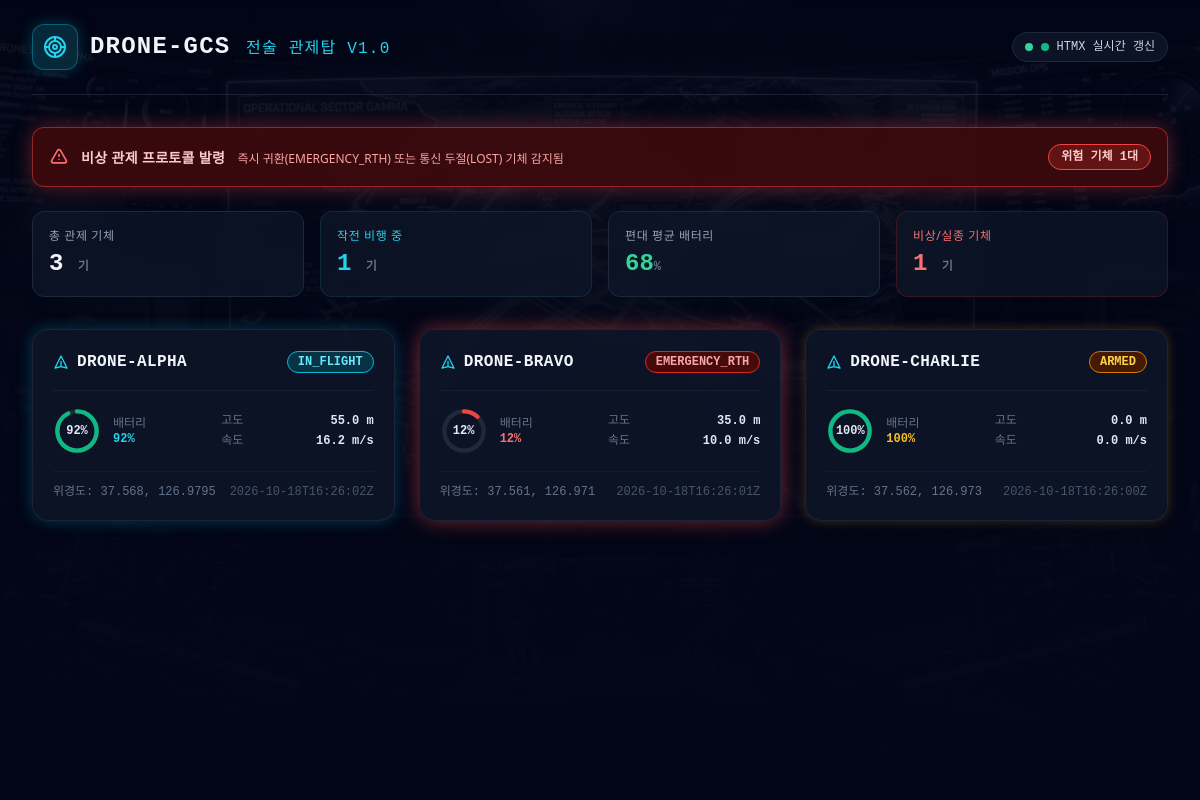
The page / on the database its author committed.
### tables this page shows
CREATE TABLE telemetry_logs (id INTEGER PRIMARY KEY AUTOINCREMENT, drone_id TEXT NOT NULL, latitude REAL NOT NULL, longitude REAL NOT NULL, altitude REAL NOT NULL, speed REAL NOT NULL, battery INTEGER NOT NULL, status TEXT NOT NULL, timestamp TEXT NOT NULL, created_at TIMESTAMP DEFAULT CURRENT_TIMESTAMP);

### src/features/dashboard/shell/dashboard_routes.py (the view)
@router.get("/", response_class=HTMLResponse)
def get_dashboard_page(request: Request) -> Any:
    records = get_all_active_drones_latest()
    summary = compute_dashboard_summary(records)
    return templates.TemplateResponse(
        request=request,
        name="dashboard.html",
        context={"summary": summary},
    )

### src/features/dashboard/shell/templates/dashboard.html (shortened to what this page needs)
{% extends "base.html" %}
{% block content %}
<header class="flex items-center justify-between pb-6 mb-8 border-b border-slate-800/80">
  <div class="flex items-center space-x-3">
    <div class="p-2.5 rounded-xl bg-cyan-950/80 border border-cyan-500/40 text-cyan-400 shadow-[0_0_15px_rgba(6,182,212,0.3)]">
    </div>
    <div>
      <h1 class="text-xl md:text-2xl font-bold font-mono tracking-wider text-slate-100 uppercase">
        DRONE-GCS <span class="text-cyan-400 font-normal text-sm md:text-base">전술 관제탑 v1.0</span>
      </h1>
    </div>
  </div>
  <div class="flex items-center space-x-2 px-3 py-1.5 rounded-full bg-slate-900/80 border border-slate-800 text-xs font-mono">
    <span class="w-2 h-2 rounded-full bg-emerald-400 animate-ping"></span>
    <span class="w-2 h-2 rounded-full bg-emerald-500 -ml-3"></span>
    <span class="text-slate-300">HTMX 실시간 갱신</span>
  </div>
</header>
<div id="drone-stream-container"
     hx-get="/api/features/dashboard/stream"
     hx-trigger="every 2s"
     hx-swap="innerHTML">
  {% include "drone_card_fragment.html" %}
</div>
{% endblock %}

### src/templates/base.html (shortened to what this page needs)
<!DOCTYPE html>
<html lang="ko" class="h-full bg-slate-950">
<head>
  <script src="https://cdn.tailwindcss.com"></script>
</head>
<body class="min-h-[100dvh] w-full max-w-full overflow-x-hidden bg-slate-950 text-slate-100 font-sans antialiased pb-24 pb-[calc(6rem+env(safe-area-inset-bottom))]">
  <div class="fixed inset-0 pointer-events-none z-0 overflow-hidden">
    <img src="/static/images/drone_gcs_hero.jpg" alt="관제 백드롭" class="w-full h-full object-cover opacity-20 filter grayscale contrast-125">
    <div class="absolute inset-0 bg-gradient-to-t from-slate-950 via-slate-950/85 to-slate-950/60"></div>
  </div>
  <div class="relative z-10 w-full max-w-7xl mx-auto px-4 sm:px-6 lg:px-8 py-6">
    {% block content %}{% endblock %}
  </div>
</body>
</html>

### src/features/dashboard/shell/templates/drone_card_fragment.html (shortened to what this page needs)
{% if summary.has_emergency %}
<div class="mb-6 p-4 rounded-xl border border-red-500/50 bg-red-950/80 backdrop-blur-md text-red-200 flex items-center justify-between shadow-[0_0_20px_rgba(239,68,68,0.4)] animate-pulse">
  <div class="flex items-center space-x-3">
    <svg class="w-5 h-5 text-red-400 stroke-current flex-shrink-0" fill="none" viewBox="0 0 24 24" stroke-width="2">
      <path stroke-linecap="round" stroke-linejoin="round" d="M12 9v2m0 4h.01m-6.938 4h13.856c1.54 0 2.502-1.667 1.732-3L13.732 4c-.77-1.333-2.694-1.333-3.464 0L3.34 16c-.77 1.333.192 3 1.732 3z"/>
    </svg>
    <div>
      <span class="font-bold text-sm tracking-wide">비상 관제 프로토콜 발령</span>
      <span class="text-xs text-red-300 ml-2">즉시 귀환(EMERGENCY_RTH) 또는 통신 두절(LOST) 기체 감지됨</span>
    </div>
  </div>
  <div class="text-xs font-mono font-bold px-3 py-1 bg-red-900/60 border border-red-500 rounded-full">
    위험 기체 {{ summary.emergency_count }}대
  </div>
</div>
{% endif %}
<div class="grid grid-cols-2 md:grid-cols-4 gap-4 mb-8">
  <div class="p-4 rounded-xl bg-slate-900/70 backdrop-blur-md border border-slate-800 shadow-lg">
    <div class="text-xs text-slate-400 uppercase tracking-wider mb-1">총 관제 기체</div>
    <div class="text-2xl font-bold font-mono text-slate-100 tabular-nums">{{ summary.total_drones }} <span class="text-xs text-slate-500">기</span></div>
  </div>
  <div class="p-4 rounded-xl bg-slate-900/70 backdrop-blur-md border border-cyan-900/40 shadow-lg">
    <div class="text-xs text-cyan-400 uppercase tracking-wider mb-1">작전 비행 중</div>
    <div class="text-2xl font-bold font-mono text-cyan-400 tabular-nums">{{ summary.active_in_flight }} <span class="text-xs text-slate-500">기</span></div>
  </div>
  <div class="p-4 rounded-xl bg-slate-900/70 backdrop-blur-md border border-slate-800 shadow-lg">
    <div class="text-xs text-slate-400 uppercase tracking-wider mb-1">편대 평균 배터리</div>
    <div class="text-2xl font-bold font-mono text-emerald-400 tabular-nums">{{ summary.avg_battery }}<span class="text-xs text-slate-500">%</span></div>
  </div>
  <div class="p-4 rounded-xl bg-slate-900/70 backdrop-blur-md border border-red-900/40 shadow-lg">
    <div class="text-xs text-red-400 uppercase tracking-wider mb-1">비상/실종 기체</div>
    <div class="text-2xl font-bold font-mono text-red-400 tabular-nums">{{ summary.emergency_count }} <span class="text-xs text-slate-500">기</span></div>
  </div>
</div>
{% if summary.drone_cards %}
<div class="grid grid-cols-1 md:grid-cols-2 lg:grid-cols-3 gap-6">
  {% for drone in summary.drone_cards %}
  <div class="p-5 rounded-2xl bg-slate-900/80 backdrop-blur-lg border border-slate-800/80 {{ drone.glow_class }} transition duration-200 hover:border-cyan-500/40">
    <div class="flex items-center justify-between pb-4 border-b border-slate-800/60 mb-4">
      <div class="flex items-center space-x-2">
        <svg class="w-4 h-4 text-cyan-400 flex-shrink-0" fill="none" viewBox="0 0 24 24" stroke="currentColor" stroke-width="2">
          <path stroke-linecap="round" stroke-linejoin="round" d="M12 19l9 2-9-18-9 18 9-2zm0 0v-8"/>
        </svg>
        <span class="font-mono font-bold text-base text-slate-100 tracking-wide">{{ drone.drone_id }}</span>
      </div>
      <span class="px-2.5 py-0.5 text-xs font-mono font-semibold rounded-full border {{ drone.badge_class }} {{ drone.pulse_class }}">
        {{ drone.status }}
      </span>
    </div>
    <div class="grid grid-cols-2 gap-4 items-center my-2">
      <div class="flex items-center space-x-3">
        <div class="relative w-12 h-12 flex-shrink-0">
          <svg class="w-12 h-12 transform -rotate-90" viewBox="0 0 44 44">
            <circle cx="22" cy="22" r="18" class="text-slate-800 stroke-current" stroke-width="4" fill="none"/>
            <circle cx="22" cy="22" r="18" class="{{ drone.battery_color_class }}" stroke-width="4" stroke-dasharray="113.1" stroke-dashoffset="{{ drone.dash_offset }}" stroke-linecap="round" fill="none"/>
          </svg>
          <div class="absolute inset-0 flex items-center justify-center text-xs font-mono font-bold text-slate-200">
            {{ drone.battery }}%
          </div>
        </div>
        <div class="text-xs">
          <div class="text-slate-500">배터리</div>
          <div class="font-mono font-semibold {{ drone.status_color_class }}">{{ drone.battery }}%</div>
        </div>
      </div>
      <div class="space-y-1 text-xs font-mono">
        <div class="flex justify-between">
          <span class="text-slate-500">고도</span>
          <span class="font-bold text-slate-200 tabular-nums">{{ drone.altitude }} m</span>
        </div>
        <div class="flex justify-between">
          <span class="text-slate-500">속도</span>
          <span class="font-bold text-slate-200 tabular-nums">{{ drone.speed }} m/s</span>
        </div>
      </div>
    </div>
    <div class="mt-4 pt-3 border-t border-slate-800/40 text-xs font-mono text-slate-500 flex justify-between items-center">
      <span>위경도: {{ drone.latitude }}, {{ drone.longitude }}</span>
      <span class="truncate ml-2 text-slate-600">{{ drone.timestamp }}</span>
    </div>
  </div>
  {% endfor %}
</div>
{% endif %}

### rows shown on the page
telemetry_logs: drone_id "DRONE-ALPHA", status "IN_FLIGHT", battery "92", altitude "55.0", speed "16.2", latitude "37.568", longitude "126.9795", timestamp "2026-10-18T16:26:02Z"
telemetry_logs: drone_id "DRONE-BRAVO", status "EMERGENCY_RTH", battery "12", altitude "35.0", speed "10.0", latitude "37.561", longitude "126.971", timestamp "2026-10-18T16:26:01Z"
telemetry_logs: drone_id "DRONE-CHARLIE", status "ARMED", battery "100", altitude "0.0", speed "0.0", latitude "37.562", longitude "126.973", timestamp "2026-10-18T16:26:00Z"

### other values the page prints
{{ summary.emergency_count }} "1"
{{ summary.total_drones }} "3"
{{ summary.active_in_flight }} "1"
{{ summary.avg_battery }} "68"
